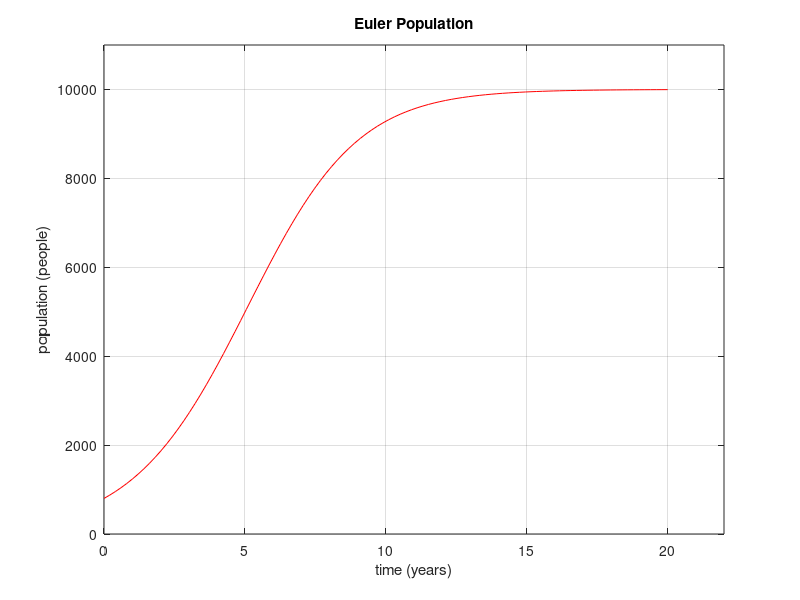

Write the MATLAB code that produced this figure.
% Author: Nicholas Newton
% Date: 2/18/20
% Section 10

% Participation 11- problem 1 euler population

% plot pop of community from t=0 to t=0
% equation:
%    dp/dt=G(pmax-p(t))*p(t)

clear
clc

%% Set parameters
pmax=10000;
G=.00005; % 1/people per year


% set up linspace and dt
tmin=0;
tmax=20;
Nx=100;
t=linspace(tmin,tmax,Nx);
dt=t(2)-t(1);

% set up empty p matrix
p=zeros(1,Nx);
p(1)=800;

%% calculations

for it = 1:Nx-1
    p(it+1)=p(it)+(dt*p(it)*G*(pmax-p(it)));
end

%% plot function
plot(t,p,'r-')
title('Euler Population')
xlabel('time (years)')
ylabel('population (people)')
grid on
axis(1.1*[0,20,0,10000])

